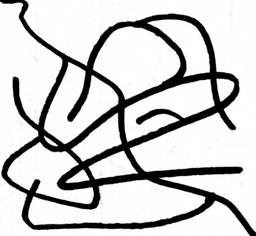
#> input picture texts/ai_book_china01/images/maze_1b.png, 256 x 236 px, shrunk from 1664 x 1536 before the run
$ python img_astar.py maze_1b.png   (Python 2 division)
#> lines starting #> are read from the running program, lines starting #| are printed output that depends on the picture
import sys
from PIL import Image
from heapq import heappop
from heapq import heappush


def is_inside(index,maze_width,maze_hight):
    if index[0] < 0 or index[0] >= maze_hight: return False
    if index[1] < 0 or index[1] >= maze_width: return False
    return True

def create_tree(maze):
    height = len(maze)
    width = len(maze[0])
    tree = {}
    for i in range(height):
        for j in range(width):
            if maze[i][j]: tree[(i,j)] = []
    for e in tree:
        i,j = e[0], e[1]
        if is_inside((i-1,j),width,height):
            if maze[i-1][j]: tree[e].append((i-1,j))
        if is_inside((i+1,j),width,height):
            if maze[i+1][j]: tree[e].append((i+1,j))
        if is_inside((i,j-1),width,height):
            if maze[i][j-1]: tree[e].append((i,j-1))
        if is_inside((i,j+1),width,height):
            if maze[i][j+1]: tree[e].append((i,j+1))
    return tree

def distance(node1,node2):
    return abs(node1[0]-node2[0]) + abs(node1[1]-node2[1])

def AStar(graph,start,goal):
    Q = []
    heappush( Q, (distance(start,goal),0,[start],start) )
    V = []
    while len(Q)>0:
        dist, from_start, path, current_node = heappop(Q)
        if current_node == goal: return (path,V,True)
        if current_node in V: continue
        V.append(current_node)
        for neighbor in graph[current_node]:
            dist = distance(neighbor,goal)
            Q.append((from_start+dist,from_start+1,path+[neighbor],neighbor))
    return ([],[],False)

img = Image.open(sys.argv[1])
#> img is the input picture: PIL image 256x236 L; min 0, max 255, mean 203.5
imglist = list(img.getdata())
#> imglist = 60416 items
w, h = img.size
#> w = 256; h = 236

maze = []
for i in range(h):
    row = [(p<192) for p in imglist[(i*w):((i+1)*w)]]
    maze.append(row)
#> after the loop, maze = 236 items

tree = create_tree(maze)
#> in create_tree, `height = len(maze)`: height = 236
#> in create_tree, `width = len(maze[0])`: width = 256
#> tree = 13114 items
path, visited, found = AStar(tree,(0,0),(h-1,w-1))
#> path = 493 pairs, first value 0 to 235, second value 0 to 255; visited = 2982 pairs, first value 0 to 234, second value 0 to 255; found = True
if not found:
    print "no exit"
    exit()

newimglist = [(x,x,x) for x in imglist]
#> newimglist = 60416 items
for v in visited:
    newimglist[v[0]*w+v[1]] = (255,0,0)
#> this loop made 2982 passes
#> v on passes 1 to 3: (0, 0), (1, 0), (0, 1)
for p in path:
    newimglist[p[0]*w+p[1]] = (0,255,0)
#> this loop made 493 passes
#> p on passes 1 to 3: (0, 0), (0, 1), (0, 2)
newimg = Image.new("RGB",img.size)
#> newimg: PIL image 256x236 RGB; every value is 0
newimg.putdata(newimglist)
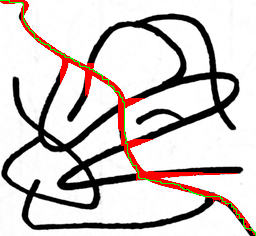
#> newimg: PIL image 256x236 RGB; mean R, G, B 212.9, 204.4, 202.3

newimg.save("img_astar.jpg")
